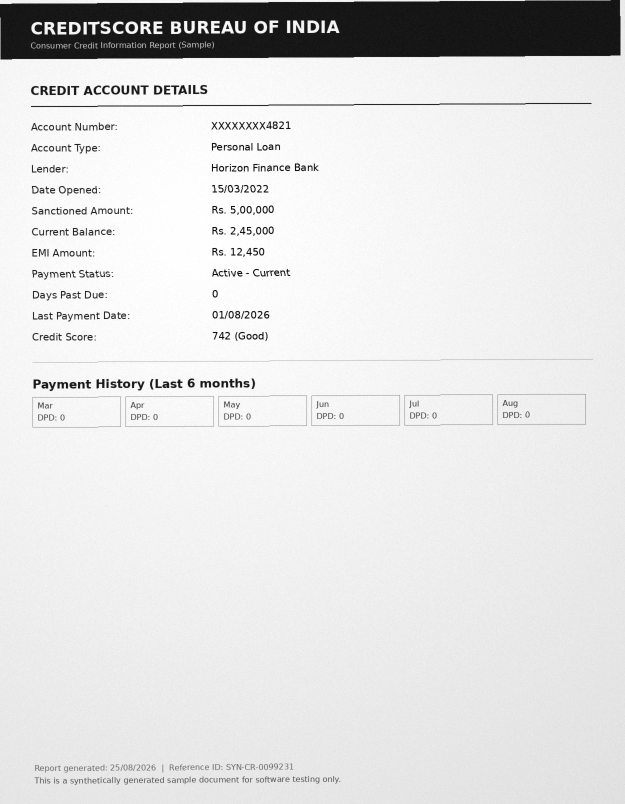
#> input picture ocr_pipeline/input/sample_1_scanned_credit_report.png, 1250 x 1608 px (shown at 1/2 size); its folder holds only this picture in this run
$ python -i pipeline.py   (imports and definitions only)
#> lines starting #> are read from the running program, lines starting #| are printed output that depends on the picture
#> further down, picture is the input picture: shape (1608, 1250, 3); min 0, max 255, mean 224
"""
pipeline.py

Top-level entry point:

    Image -> preprocess (by type) -> OCR (text + coordinates)
          -> field/table extraction -> normalization -> schema (dict/JSON)

Usage:
    from ocr_pipeline.pipeline import process_document

    result = process_document("sample_1_scanned_credit_report.png", doc_type="scanned")
    print(json.dumps(result, indent=2))

doc_type may be one of: "scanned", "photo", "screenshot". If omitted, the
pipeline makes a best-effort capture-type classification.
"""

import csv
import io
import json
from pathlib import Path

import cv2
import numpy as np

from .preprocess import preprocess, to_gray
from .ocr import ocr_to_lines, run_ocr, average_confidence
from .extract import extract_fields
from .normalize import build_schema
from .classify import classify_document
from .quality import assess_image_quality


def classify_doc_type(img) -> str:
    """
    Very rough heuristic classifier so the pipeline can pick a preprocessing
    path automatically. In production, replace this with a small trained
    classifier (or just ask the upload UI what kind of file it is).

    Heuristics:
        - Screenshots: near-perfect edges, very few unique colors, sharp gradients
        - Photos: high color variance, background outside a document boundary
        - Scanned: mostly grayscale/white background already, low color variance
    """
    if len(img.shape) == 2:
        return "scanned"

    hsv = cv2.cvtColor(img, cv2.COLOR_BGR2HSV)
#> hsv: shape (1608, 1250, 3); mean H, S, V 0, 0, 224
    saturation = hsv[:, :, 1]
#> saturation: shape (1608, 1250); every value is 0
    sat_mean = saturation.mean()
#> sat_mean = 0

    gray = cv2.cvtColor(img, cv2.COLOR_BGR2GRAY)
    # fraction of near-white pixels (typical of a scan filling the whole frame)
    white_frac = float(np.mean(gray > 200))
#> white_frac = 0.916

    edges = cv2.Canny(gray, 50, 150)
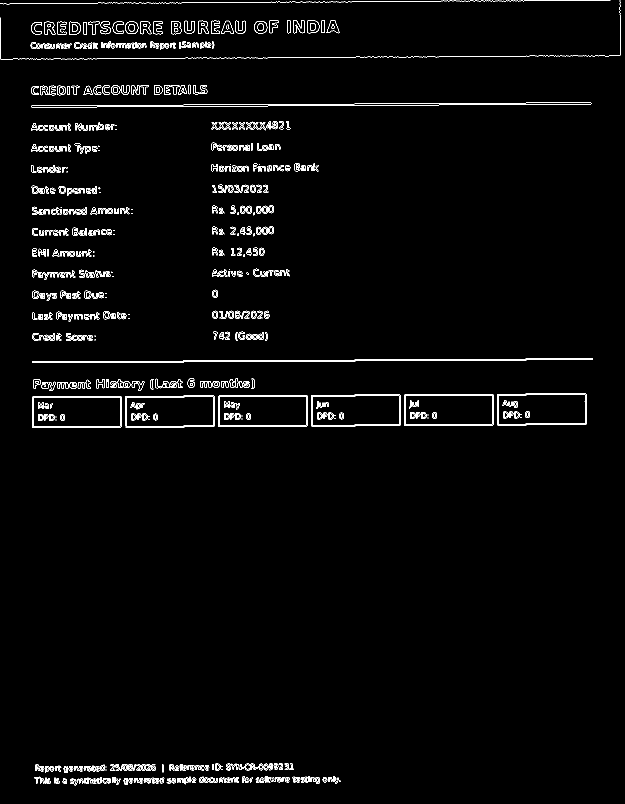
#> edges: shape (1608, 1250) (shown at 1/2 size); 2% white in thin lines or dots
    edge_density = float(np.mean(edges > 0))
#> edge_density = 0.0204

    if white_frac > 0.55 and sat_mean < 20:
        return "scanned"
    if sat_mean < 35 and edge_density < 0.05:
        return "screenshot"
    return "photo"


VALID_DOC_TYPES = {"scanned", "photo", "screenshot"}


# [77 lines left out: functions process_document, process_image, _result_to_csv_row, not called in this run]


def process_document_to_json(image_path: str, doc_type: str = None, **kwargs) -> str:
    return json.dumps(process_document(image_path, doc_type=doc_type, **kwargs), indent=2, ensure_ascii=False)


# [24 lines left out: function process_document_to_csv, not called in this run]

>>> import cv2
>>> picture = cv2.imread('input/sample_1_scanned_credit_report.png')
>>> result = classify_doc_type(picture)
#> result = 'scanned'

$ run again, on ocr_pipeline/input/sample_2_document_photo.png
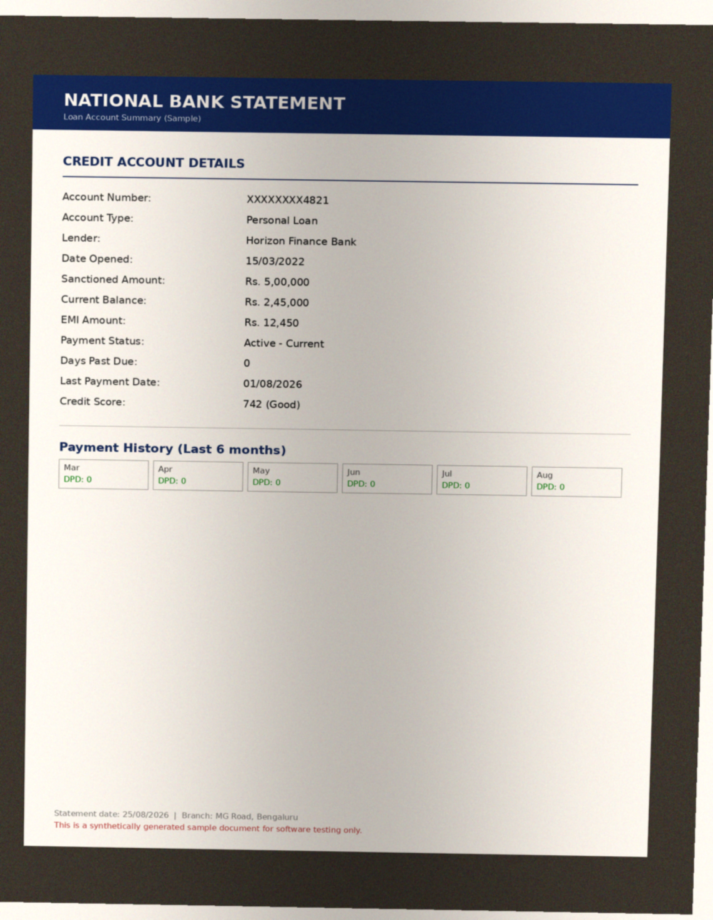
#> input picture ocr_pipeline/input/sample_2_document_photo.png, 1426 x 1839 px (shown at 1/2 size)
#> picture is the input picture: shape (1839, 1426, 3); mean B, G, R 165.6, 171.6, 176.4
#> hsv: shape (1839, 1426, 3); mean H, S, V 23.6, 36, 179.4
#> in classify_doc_type, `saturation = hsv[:, :, 1]`:
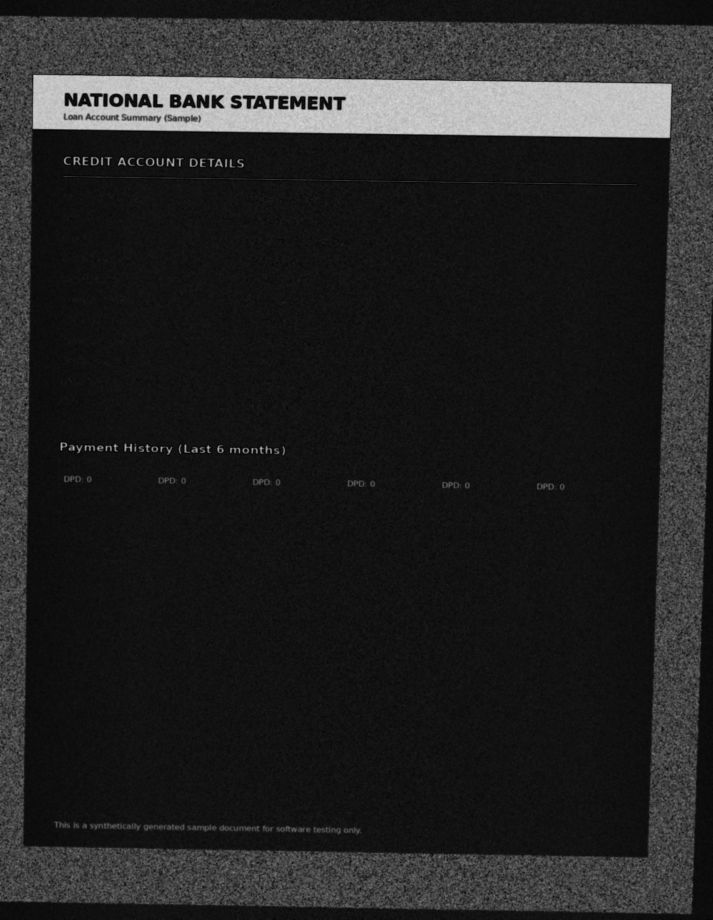
#> saturation: shape (1839, 1426) (shown at 1/2 size); min 0, max 223, mean 36
#> sat_mean = 35.99
#> white_frac = 0.5
#> in classify_doc_type, `edges = cv2.Canny(gray, 50, 150)`:
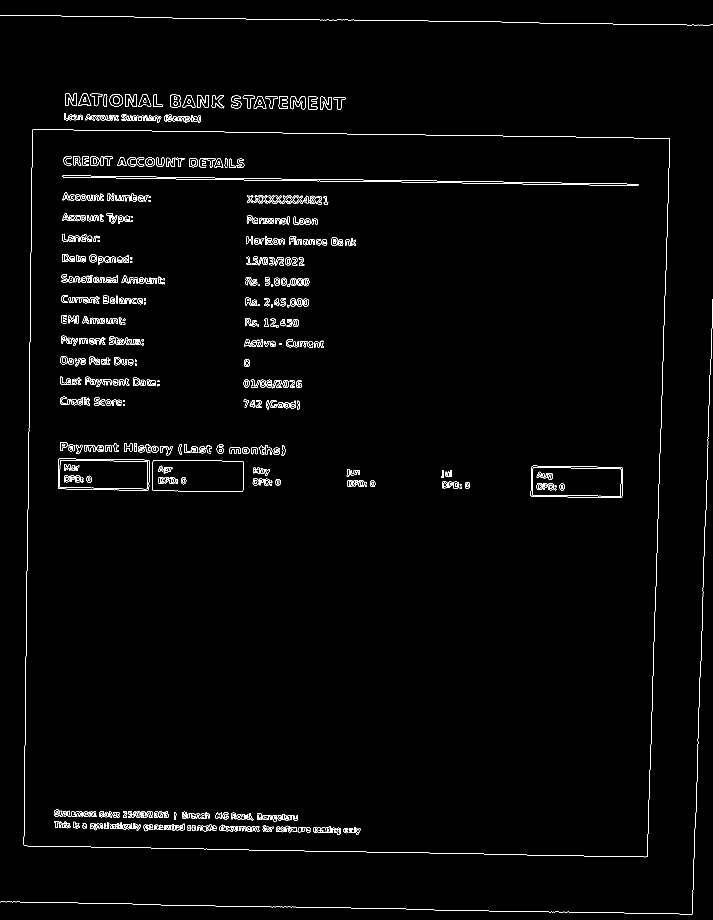
#> edges: shape (1839, 1426) (shown at 1/2 size); 1.6% white in thin lines or dots
#> edge_density = 0.0164
#> result = 'photo'

$ run again, on ocr_pipeline/input/sample_4_invoice.png
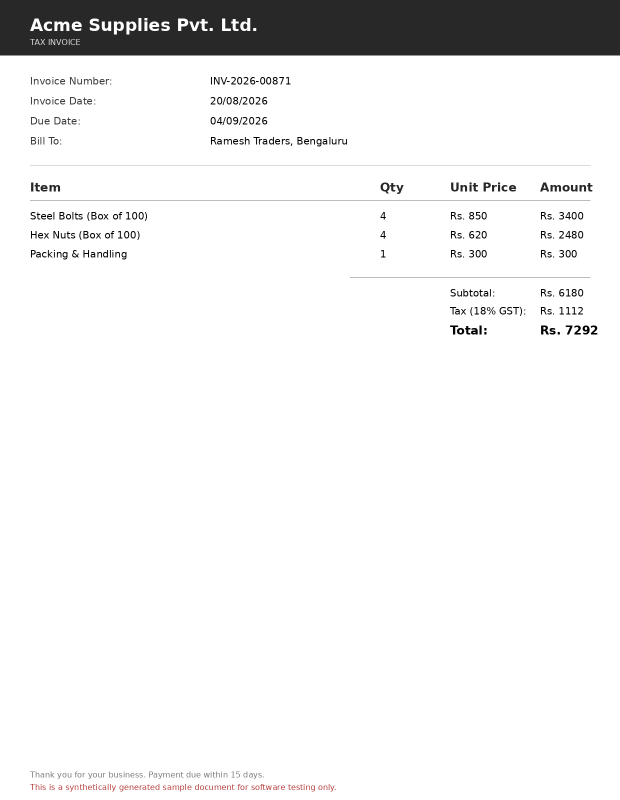
#> input picture ocr_pipeline/input/sample_4_invoice.png, 1240 x 1600 px (shown at 1/2 size)
#> picture is the input picture: shape (1600, 1240, 3); mean B, G, R 238.2, 238.2, 238.3
#> hsv: shape (1600, 1240, 3); mean H, S, V 0, 0.1, 238.3
#> in classify_doc_type, `saturation = hsv[:, :, 1]`:
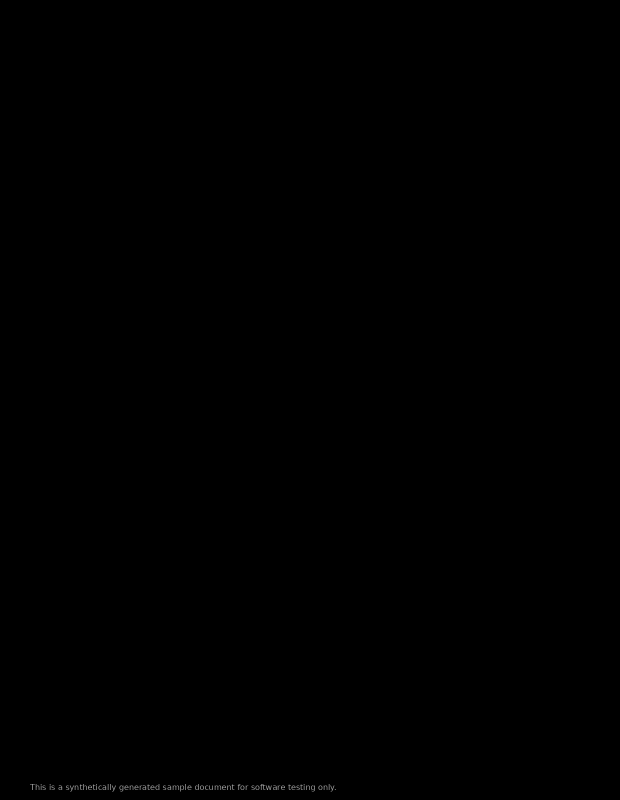
#> saturation: shape (1600, 1240) (shown at 1/2 size); min 0, max 170, mean 0.1
#> sat_mean = 0.144
#> white_frac = 0.92
#> in classify_doc_type, `edges = cv2.Canny(gray, 50, 150)`:
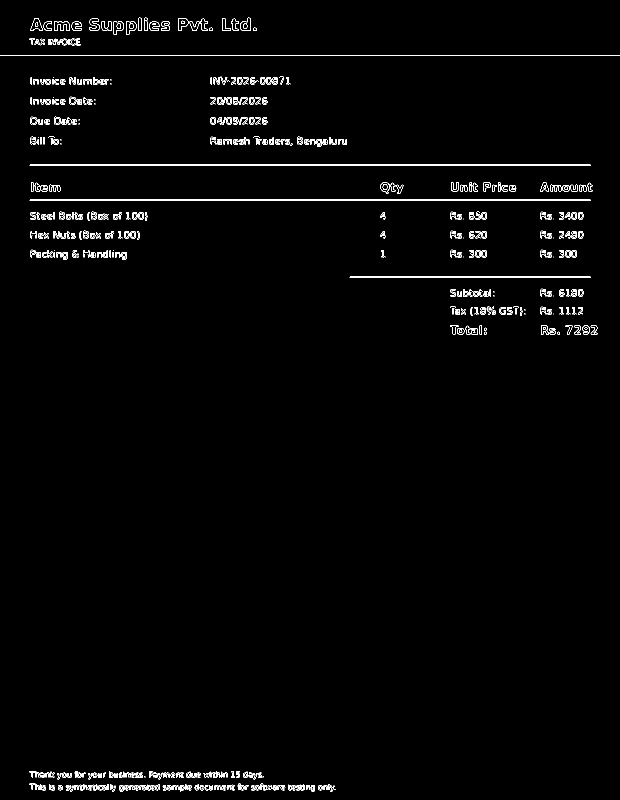
#> edges: shape (1600, 1240) (shown at 1/2 size); 1.4% white in thin lines or dots
#> edge_density = 0.0139
#> result = 'scanned'

$ run again, on ocr_pipeline/input/sample_5_bank_statement.png
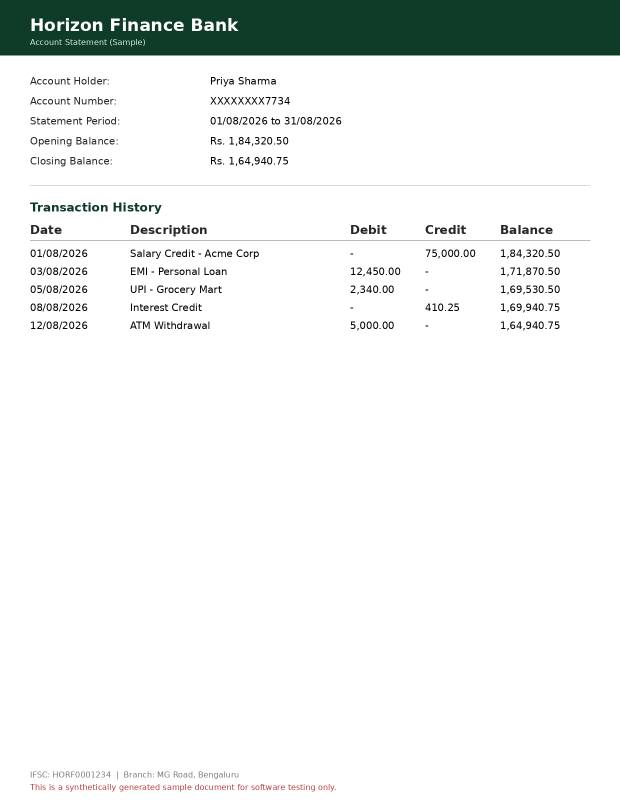
#> input picture ocr_pipeline/input/sample_5_bank_statement.png, 1240 x 1600 px (shown at 1/2 size)
#> picture is the input picture: shape (1600, 1240, 3); mean B, G, R 237.2, 238.6, 235.6
#> hsv: shape (1600, 1240, 3); mean H, S, V 5.3, 13, 238.7
#> in classify_doc_type, `saturation = hsv[:, :, 1]`:
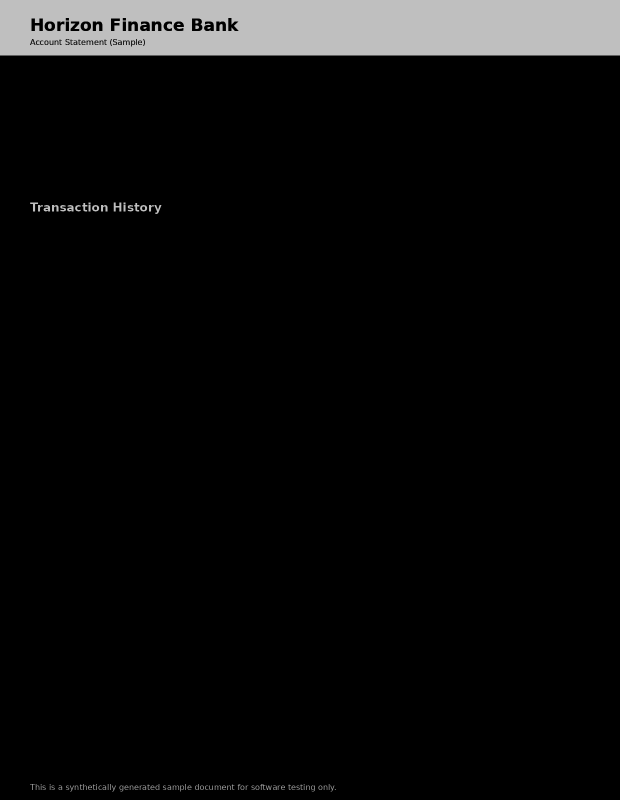
#> saturation: shape (1600, 1240) (shown at 1/2 size); min 0, max 191, mean 13
#> sat_mean = 13.03
#> white_frac = 0.915
#> in classify_doc_type, `edges = cv2.Canny(gray, 50, 150)`:
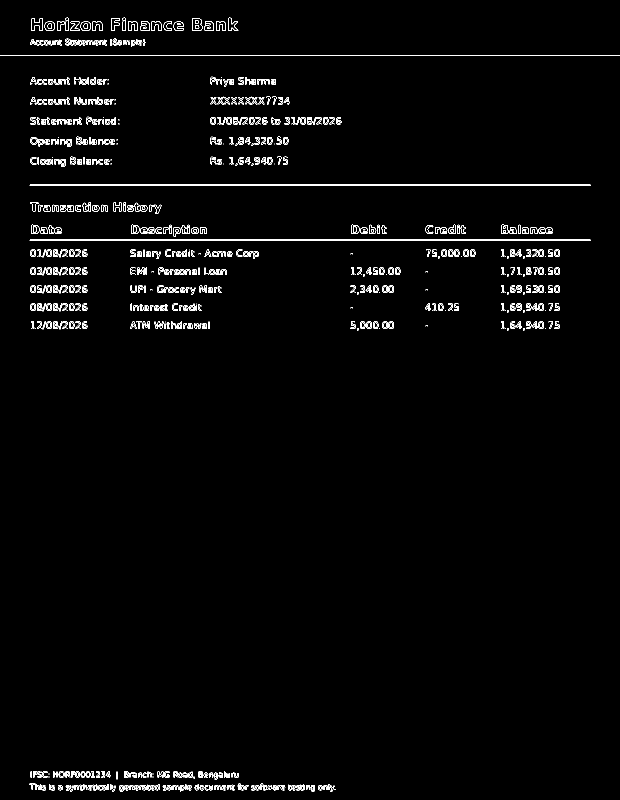
#> edges: shape (1600, 1240) (shown at 1/2 size); 1.8% white in thin lines or dots
#> edge_density = 0.0177
#> result = 'scanned'
